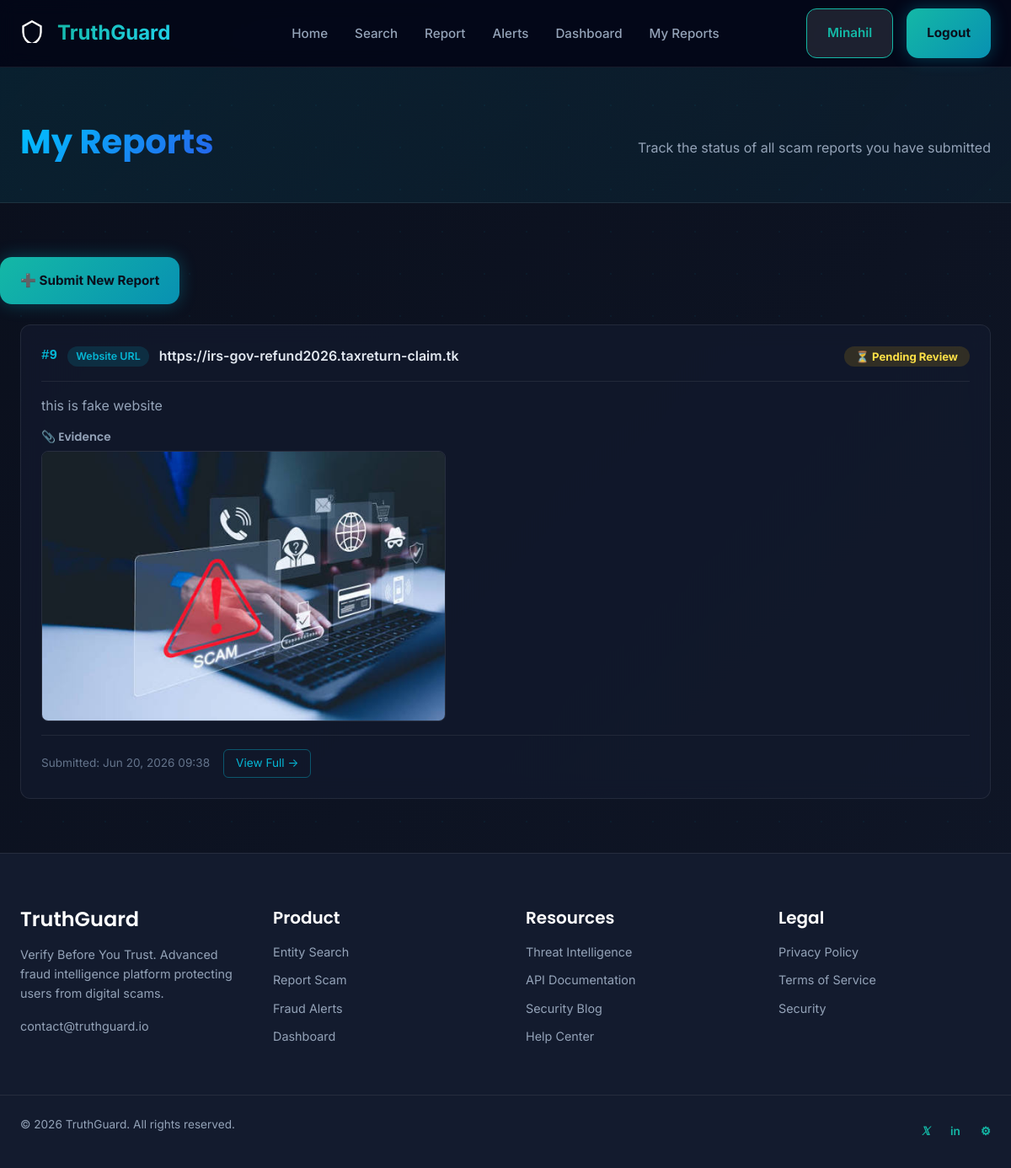
The app's page /report/my/ (signed in), older data.
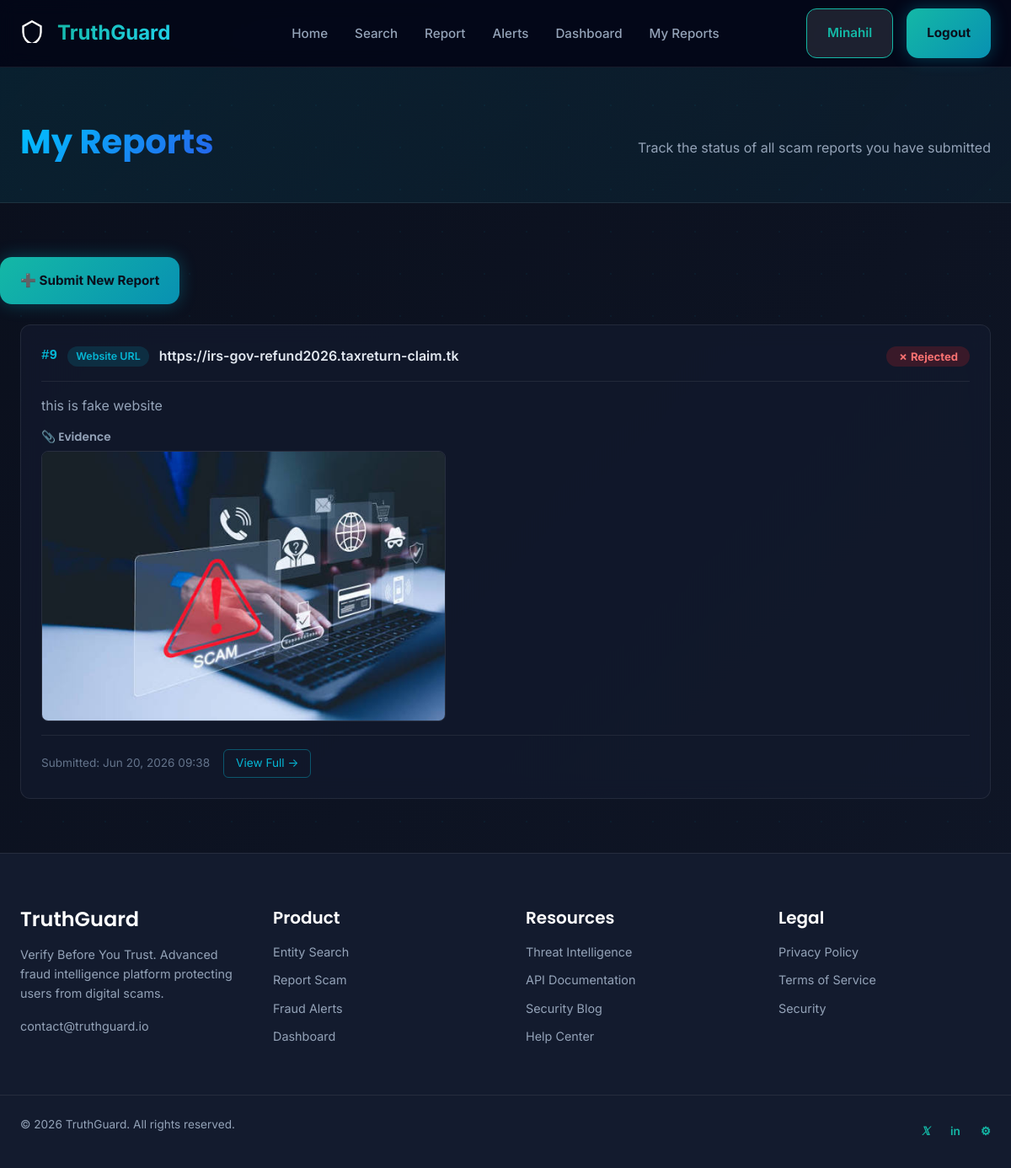
The same page, newer data.
### reports/models.py (models this page shows, shortened)
class Report(models.Model):
    STATUS_CHOICES = [
        ('pending', 'Pending Review'),
        ('approved', 'Approved'),
        ('rejected', 'Rejected'),
    ]
    reporter = models.ForeignKey(
        settings.AUTH_USER_MODEL,
        on_delete=models.SET_NULL,
        null=True,
        blank=True,
        related_name='reports',
    )
    entity = models.ForeignKey(Entity, on_delete=models.CASCADE, related_name='reports')
    description = models.TextField()
    evidence = models.FileField(upload_to=evidence_upload_path, blank=True, null=True)
    report_status = models.CharField(max_length=20, choices=STATUS_CHOICES, default='pending')
    created_at = models.DateTimeField(auto_now_add=True)
    class Meta:
        ordering = ['-created_at']

### entities/models.py (models this page shows, shortened)
class Entity(models.Model):
    ENTITY_TYPES = [
        ('phone', 'Phone Number'),
        ('email', 'Email Address'),
        ('website', 'Website URL'),
    ]
    THREAT_LEVELS = [
        ('safe', 'Safe'),
        ('low', 'Low'),
        ('medium', 'Medium'),
        ('high', 'High'),
        ('critical', 'Critical'),
    ]
    STATUS_CHOICES = [
        ('active', 'Active'),
        ('monitoring', 'Under Monitoring'),
        ('blocked', 'Blocked'),
        ('cleared', 'Cleared'),
    ]
    entity_type = models.CharField(max_length=20, choices=ENTITY_TYPES)
    entity_value = models.CharField(max_length=500, unique=True, db_index=True)
    risk_score = models.PositiveIntegerField(default=0)
    threat_level = models.CharField(max_length=20, choices=THREAT_LEVELS, default='safe')
    status = models.CharField(max_length=20, choices=STATUS_CHOICES, default='active')
    report_count = models.PositiveIntegerField(default=0)
    risk_explanation = models.JSONField(default=list, blank=True)
    created_at = models.DateTimeField(auto_now_add=True)
    updated_at = models.DateTimeField(auto_now=True)
    class Meta:
        ordering = ['-risk_score', '-updated_at']
        verbose_name_plural = 'entities'

### reports/views.py (the view)
# urls.py: path('my/',            views.my_reports,    name='my_reports'),
@login_required
@login_required
def my_reports(request):
    reports = (
        Report.objects
        .filter(reporter=request.user)
        .select_related('entity')
        .order_by('-created_at')
    )
    paginator = Paginator(reports, 10)
    page      = paginator.get_page(request.GET.get('page'))
    pending_count = Report.objects.filter(report_status='pending').count() if request.user.is_staff else 0
    return render(request, 'reports/my_reports.html', {
        'page_obj': page,
        'pending_reports_count': pending_count,   # ✅ pass to template
    })

### core/context_processors.py (called while the page is built)
def site_stats(request):
    return {
        'total_reports': Report.objects.filter(report_status='approved').count(),
        'total_entities': Entity.objects.count(),
        'active_alerts': Alert.objects.filter(is_active=True).count(),
        'high_risk_entities': Entity.objects.filter(threat_level__in=['high', 'critical']).count(),
    }

### templates/reports/my_reports.html (shortened to what this page needs)
{% extends 'base.html' %}
{% load static %}
{% block content %}
<section class="page-header">
    <div class="container">
        <h1>My Reports</h1>
        <p>Track the status of all scam reports you have submitted</p>
    </div>
</section>
<div style="display:flex; gap:1rem; margin-bottom:1.5rem; flex-wrap:wrap;">
    <a href="{% url 'report' %}" class="btn-primary">➕ Submit New Report</a>
</div>
<section class="reports-section">
    <div class="container">
        {% if page_obj.object_list %}
        <div class="reports-list">
            {% for report in page_obj %}
            <div class="report-card glass-card">
                <div class="report-card-header">
                    <div class="report-meta">
                        <span class="report-id">#{{ report.pk }}</span>
                        <span class="entity-type-badge">{{ report.entity.get_entity_type_display }}</span>
                        <span class="entity-value">{{ report.entity.entity_value }}</span>
                    </div>
                    <div class="report-status-wrap">
                        {% if report.report_status == 'approved' %}
                            <span class="status-badge approved">✓ Approved</span>
                        {% elif report.report_status == 'rejected' %}
                            <span class="status-badge rejected">✗ Rejected</span>
                        {% else %}
                            <span class="status-badge pending">⏳ Pending Review</span>
                        {% endif %}
                    </div>
                </div>
                <div class="report-body">
                    <p class="report-description">{{ report.description }}</p>
                </div>
                {% if report.evidence %}
                <div class="report-evidence">
                    <h4 class="evidence-label">📎 Evidence</h4>
                    {% with report.evidence.name|lower as fname %}
                        {% if '.jpg' in fname or '.jpeg' in fname or '.png' in fname or '.gif' in fname or '.webp' in fname %}
                            <div class="evidence-image-wrap">
                                <img src="{{ report.evidence.url }}"
                                     alt="Evidence for report #{{ report.pk }}"
                                     class="evidence-image"
                                     loading="lazy">
                            </div>
                        {% elif '.pdf' in fname %}
                            <a href="{{ report.evidence.url }}" target="_blank" class="evidence-file-link">
                                📄 View PDF Evidence
                            </a>
                        {% else %}
                            <a href="{{ report.evidence.url }}" target="_blank" class="evidence-file-link">
                                📁 Download Evidence File
                            </a>
                        {% endif %}
                    {% endwith %}
                </div>
                {% endif %}
                <div class="report-card-footer">
                    <span class="report-date">Submitted: {{ report.created_at|date:"M d, Y  H:i" }}</span>
                    <a href="{% url 'report_detail' report.pk %}" class="btn-sm">View Full →</a>
                </div>
            </div>
            {% endfor %}
        </div>
        {% endif %}
    </div>
</section>
{% endblock %}

Row changes from the older to the newer data that the page shows:
changed Report "this is fake website": report_status "⏳ Pending Review" → "✗ Rejected"
